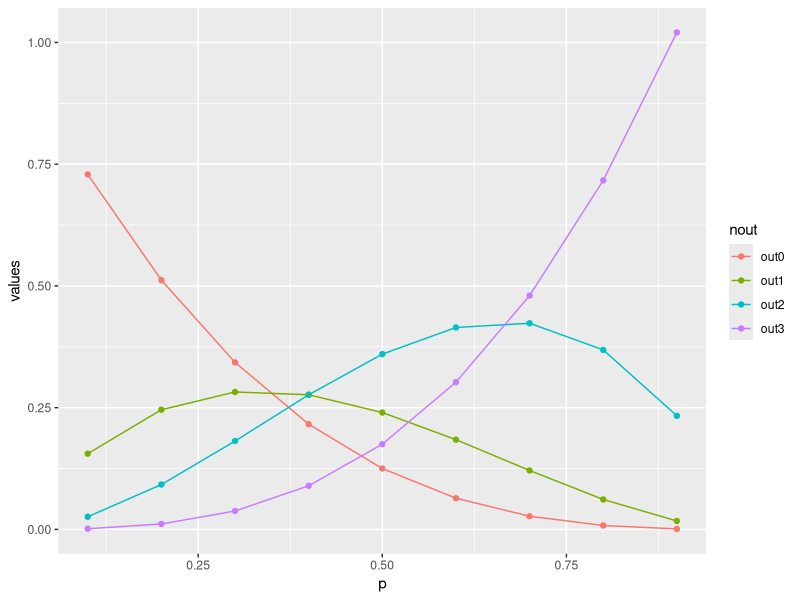

This chart was generated by the following R code:
library(tidyverse)

# =============================================================================
# Group size 2 
# =============================================================================

# Group types:
# 00
# 01
# 10
# 11

p <- 0.1 # Prior prevalence of infectiousness:
q <- 0.2 # Probability of transmission

# Prior probability of each group type
priorprob <- c((1-p)^2, 2*p*(1-p), 2*p*(1-p), p^2)

# Initialize a probability transition matrix
transmat <- t(matrix(c(
c(1,0,0,0),
c(0,1-q,0,q),
c(0,0,1-q,q),
c(0,0,0,1)
),ncol=4))

priorprob*colSums(transmat)

# =============================================================================
# Group size 3 
# =============================================================================

# Now keep track of number of infections, rather than group type:

# Possibilities:
# 0
# 1
# 2
# 3

p <- 0.1 # Prior prevalence of infectiousness:
q <- 0.2 # Probability of transmission

prng <- seq(0.1, 0.9, 0.1)

outcomevec0 <- rep(NA,length(prng))
outcomevec1 <- rep(NA,length(prng))
outcomevec2 <- rep(NA,length(prng))
outcomevec3 <- rep(NA,length(prng))

for(indexA in 1:length(prng)){
	p <- prng[indexA]
priorprob <- c(
	(1-p)^3,
	3*p*(1-p)^2,
	3*p^2*(1-p),
	p^3
	)

transmat <- t(matrix(c(
	c(1,0,0,0),
	c(0,(1-q)^2,2*q*(1-q),q^2),
	c(0,0,(1-q)^2,1-(1-q)^2),
	c(0,0,0,1)
),nrow=4))


outcome <- priorprob*colSums(transmat)
outcomevec0[indexA] <- outcome[1]
outcomevec1[indexA] <- outcome[2]
outcomevec2[indexA] <- outcome[3]
outcomevec3[indexA] <- outcome[4]
}

df <- data.frame(p=prng, out0=outcomevec0,out1=outcomevec1,out2=outcomevec2,out3=outcomevec3)

fig3 <- df %>%
	pivot_longer(cols=c("out0","out1","out2","out3"), names_to="nout", values_to="values") %>%
	ggplot(aes(x=p, y=values, col=nout))+ 
		geom_point() + 
		geom_line()

ggsave(df, file="~/Desktop/")









